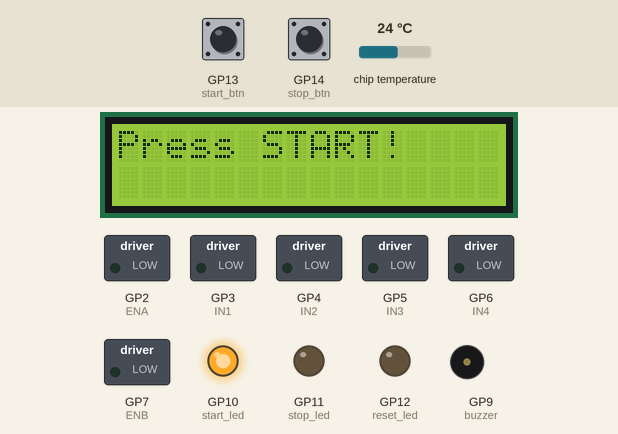
A program run on a simulated Raspberry Pi Pico running MicroPython. Shown: 16×2 character LCD, switched loads named in the program (green lamp = pin HIGH), output pins drawn as LEDs (lit = HIGH), buzzer (waves = sounding, pin HIGH). Dashed ring = blinking. The inputs (shaded band) are chosen by the test bench; at power-on: GP13 (start_btn) HIGH, GP14 (stop_btn) HIGH, chip temperature 24 °C. What the program prints to the serial console is not drawn.

Above: at 1.2 s.
1.3 s: GP13 (start_btn) pulled LOW for 0.15 s
At 1.59 s:
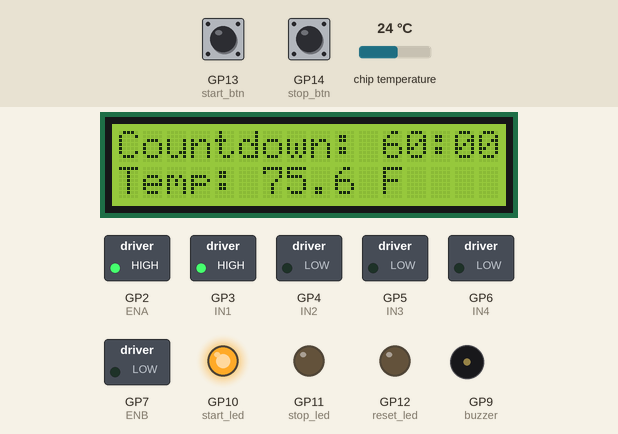
2.0 s: GP14 (stop_btn) pulled LOW for 1 s
At 4.7 s:
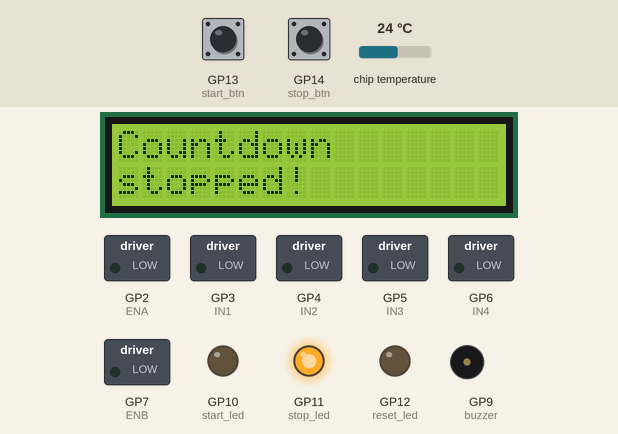
6.0 s: GP13 (start_btn) pulled LOW for 1 s
At 6.8 s:
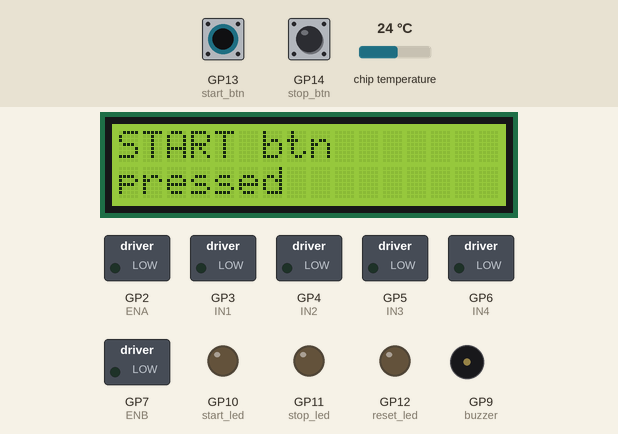
10.0 s: chip temperature set to 1 °C
At 10.81 s:
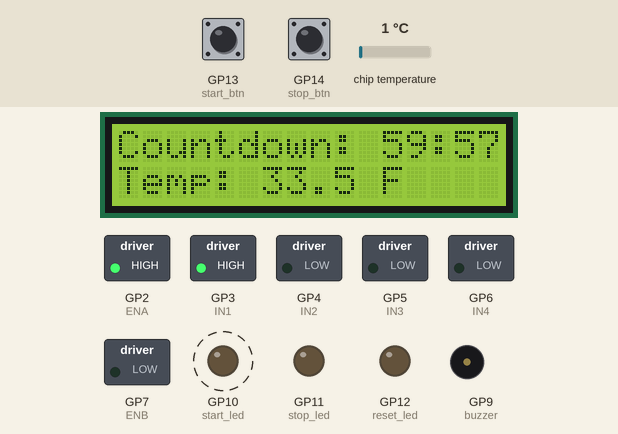
12.1 s: chip temperature set to 11 °C
At 13.25 s:
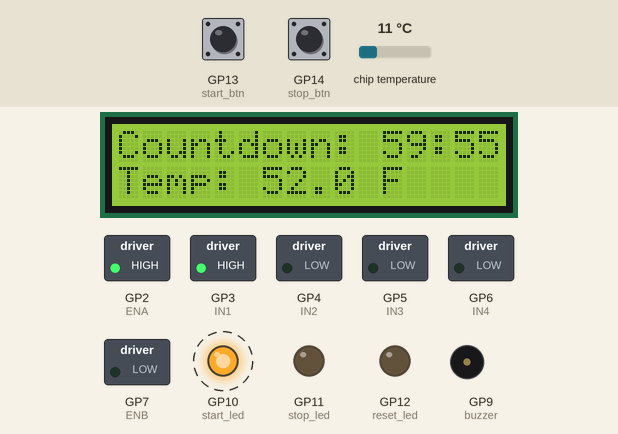
14.2 s: chip temperature set to 22 °C
At 15.25 s:
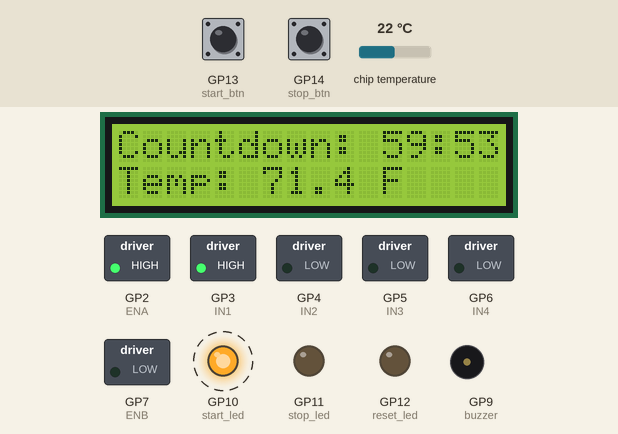
Timing chart, 0 to 17.2 s (numbered marks = the images above; inputs shaded):
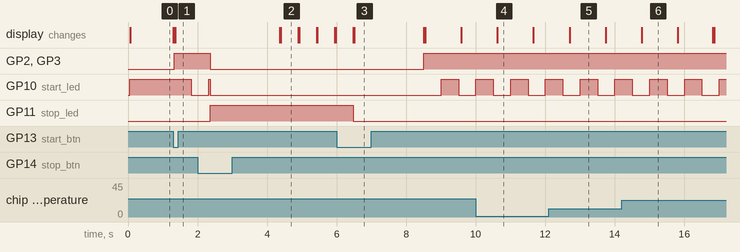

Measured:
- after the input at 1.3 s, GP2 (ENA), GP3 (IN1): LOW → HIGH at once; GP10 (start_led): HIGH → LOW after 0.52 s; the display: first changes at once (image 1 shows a later state)
- after the input at 2.0 s, GP2 (ENA), GP3 (IN1): HIGH → LOW after 0.36 s; GP11 (stop_led): LOW → HIGH after 0.36 s; the display: first changes after 2.4 s (image 2 shows a later state)
- after the input at 6.0 s, GP2 (ENA), GP3 (IN1): LOW → HIGH after 2.5 s; GP10 (start_led): LOW → HIGH after 3.0 s, → LOW 0.50 s later; GP11 (stop_led): HIGH → LOW after 0.48 s; the display: first differs from a run without the input after 0.51 s (image 3)
- what the display in image 2 shows lasts 0.5 s, from 4.4 s to 4.9 s
- what the display in image 4 shows lasts 1.1 s, from 10.6 s to 11.7 s

The program:

water_sump_pump.py
```python
'''
Water Sump Pump Countdown Timer V5

--- SETUP INSTRUCTIONS ---
READ BEFORE RUNNING THIS FILE
1. Save 3 Pico LCD files to the Pi Pico:
    - `lcd_api.py`
    - `pico_i2c_lcd.py`
    - `pico_i2c_lcd_test.py`
1a. Important: Do NOT rename the files. Keep original filenames
2. Run pico_i2c_lcd_test.py to verify LCD functionality
3. Optional: Rename this file to `main.py` if the Pi Pico will be connected to a power source (e.g., power bank) instead of the computer
4. Run this file on a MicroPython IDE (e.g., Thonny or PyCharm) when the Pi Pico is connected to the computer

--- VERSION HISTORY ---
V1&2: N/A
V3: Fixed STOP btn
V4: Added fan to L298N motor driver. Fan activation @ Temp >= 80°F
V5: Changed variable names, components' GPIO pins, and organized comments
'''

import time
from machine import Pin, I2C, Timer, ADC
from lcd_api import LcdApi
from pico_i2c_lcd import I2cLcd

I2C_ADDR = 0x27
I2C_NUM_ROWS = 2
I2C_NUM_COLS = 16

i2c = I2C(0, sda=Pin(0), scl=Pin(1), freq=400000)
lcd = I2cLcd(i2c, I2C_ADDR, I2C_NUM_ROWS, I2C_NUM_COLS)


# GPIO Pins for buzzer, LEDs (G, R, B), btns, and L298N motor driver
buzzer = Pin(9, Pin.OUT)
start_led = Pin(10, Pin.OUT)
stop_led = Pin(11, Pin.OUT)
reset_led = Pin(12, Pin.OUT)

start_btn = Pin(13, Pin.IN, Pin.PULL_UP)
stop_btn = Pin(14, Pin.IN, Pin.PULL_UP)
reset_btn = Pin(15, Pin.IN, Pin.PULL_UP)

# L298N motor driver GPIO pins
ENA = Pin(2, Pin.OUT)		# Enable A. Motor/Relay
IN1 = Pin(3, Pin.OUT)
IN2 = Pin(4, Pin.OUT)
ENB = Pin(7, Pin.OUT)		# Enable B. Fan
IN3 = Pin(5, Pin.OUT)
IN4 = Pin(6, Pin.OUT)

# Initialize components on/off (1/0)
start_led.value(1)
stop_led.value(0)
reset_led.value(0)
buzzer.value(0)
IN1.value(0)
IN2.value(0)

# LCD at the beginning
lcd.clear()
lcd.putstr("Press START!")


'''
System State Flags
- Initialize system (sys), countdown timer (countdown in the code), and countdown time
- Sys and countdown timer set to false means the both are running normally
- system_locked: True → Sys locked via RESET btn
- countdown_stop: True → Pauses countdown via STOP btn
- initial_countdown_time: Time in sec (e.g., 3600s = 1 hr). Change to 5s for prototyping
'''
system_locked = False
countdown_stop = False
initial_countdown_time = 3600
countdown_time = initial_countdown_time

'''
Hardware Timers & Sensor
- start_led_timer: Blinking G LED during countdown
- buzzer_timer: Buzzer on during RESET (or system_locked)
'''
stop = 1
start_led_timer = Timer()
buzzer_timer = Timer()
temp_sensor = ADC(4)		# Internal temp sensor connected to ADC channel 4


# Functions for LEDs, buzzer, relay, fan, and temp
def blink_start_led(timer):
    start_led.toggle()

def blink_reset_led(timer):
    reset_led.toggle()

def beep_buzzer(timer):
    buzzer.toggle()

'''
Relay Prototyping
- Motor used as a relay
- Note: relay_NC/relay_NO can be rename to motor_on/motor_off
'''
def relay_NC():
    ENA.value(1)
    IN1.value(1)
    IN2.value(0)

def relay_NO():
    ENA.value(0)
    IN1.value(0)
    IN2.value(0)

def fan_on():
    ENB.value(1)
    IN3.value(1)
    IN4.value(0)

def fan_off():
    ENB.value(0)
    IN3.value(0)
    IN4.value(0)

def control_fan(temp_F):
    if temp_F >= 80:
        fan_on()
    else:
        fan_off()

'''
Internal Temp Reading in F
- temp_sensor.read_u16: Reads 16-bit ACD
- ADC_voltage: Converts 16-bit ACD to voltage
'''
def read_temp():
    ADC_voltage = temp_sensor.read_u16() * (3.3 / 65535)
    temp_C = 27 - (ADC_voltage - 0.706) / 0.001721
    temp_C = max(min(temp_C, 80), -20)
    temp_F = (1.8 * temp_C) + 32
    return round(temp_F, 1)


'''
Countdown Timer Function
- Motor/Relay control, LED indicator, temp monitoring
- Button handling (STOP & RESET)
    STOP: countdown_stop, solid R LED, relay NO
    RESET: system_locked, blinking B LED, relay NO, buzzer beep
- `return`: Exit countdown
    STOP: Sys enters paused state
    RESET: Sys is locked
'''
def countdown():
    # Initialize countdown
    global countdown_time, countdown_stop, stop
    countdown_stop = False		# Countdown starts
    relay_NC()
    start_led_timer.init(period=500, mode=Timer.PERIODIC, callback=blink_start_led)

    for i in range(countdown_time, 0, -1):		# (initial time in sec | final | inc/dec)
        countdown_time = i						# Update countdown time
        if start_btn.value() == 0:
            print("START btn pressed! → Relay NC")

        # STOP Btn Handling
        if stop_btn.value() == 0:
            countdown_stop = True
            stop = 0
            start_led.value(0)
            start_led_timer.deinit()	# `deinit` stops START (green) LED blinking
            stop_led.value(1)
            relay_NO()
            print("STOP btn pressed! → Relay NO")
            time.sleep(2)
            return

        # RESET Btn Handling
        if reset_btn.value() == 0:
            global system_locked
            system_locked = True
            relay_NO()
            start_led_timer.deinit()
            start_led.value(0)
            buzzer_timer.init(period=500, mode=Timer.PERIODIC, callback=beep_buzzer)
            print("RESET btn pressed! → System locked, Relay NO, and Buzzer beep beep")
            return

        '''
        Countdown Timer on LCD
        - Convert seconds to MM:SS format
        - LCD Line 1: Countdown & Line 2: Temp
        '''
        temp = read_temp()		# Read temp
        min = i // 60
        sec = i % 60
        lcd.clear()
        lcd.putstr(f"Countdown: {min:02}:{sec:02}")
        lcd.move_to(0, 1)
        lcd.putstr(f"Temp: {temp} F")
        print(f"Countdown: {min:02}:{sec:02} Temp: {temp}°F")
        time.sleep(1)

    '''
    Countdown Timer 00:00 Time
    - LCD displays 00:00 when countdown completes
    - START (green) LED always on after countdown is done
    - countdown_time: Reset countdown time to 60:00 when it reaches 00:00
    '''
    lcd.clear()
    lcd.putstr("Countdown: 00:00")
    lcd.move_to(0, 1)
    lcd.putstr(f"Temp: {temp:.2f} F")
    time.sleep(2)
    lcd.clear()
    lcd.putstr("Press START to")
    lcd.move_to(0, 1)
    lcd.putstr("start agn")

    start_led.value(1)
    countdown_time = initial_countdown_time
    start_led_timer.deinit()
    relay_NO()
    print(f"Countdown: 00:00 Temp: {temp:.2f}°F")
    print("Countdown done → Relay NO")

'''
Main Control Loop - Button Handling
- Continuous temp monitoring
    control_fan: Automatically based on temp
- STOP: START & RESET btns
- RESET: START btns
- LCD displays specific messages repeatedly when in STOP/RESET mode
'''
while True:
    temp = read_temp()
    control_fan(temp)

    # START Btn Handling
    if start_btn.value() == 0 and not system_locked:
        reset_led.value(0)
        stop_led.value(0)
        lcd.clear()
        lcd.move_to(0, 1)
        temp = read_temp()
        lcd.putstr(f"Temp: {temp:.2f} F")
        countdown()

    '''
    STOP Btn Options (2)
    1. START: Resume countdown from the time paused on
    2. RESET: Restart the countdown at 60:00 after pressing START btn
    `break`: Exit STOP mode when START/RESET btn pressed
    '''
    if stop == 0:
        while True:
            lcd.clear()
            lcd.putstr("Countdown")
            lcd.move_to(0, 1)
            lcd.putstr("stopped!")
            time.sleep(0.5)
            lcd.clear()
            lcd.putstr("Press START or")
            lcd.move_to(0, 1)
            lcd.putstr("RESET")
            time.sleep(0.5)

            if start_btn.value() == 0:
                stop_led.value(0)
                lcd.clear()
                lcd.putstr("START btn")
                lcd.move_to(0, 1)
                lcd.putstr("pressed")
                print("START btn pressed! → Relay NC")
                time.sleep(2)
                stop = 1
                countdown()
                break

            if reset_btn.value() == 0:
                stop_led.value(0)
                system_locked = True
                reset_led.value(1)
                buzzer_timer.init(period=500, mode=Timer.PERIODIC, callback=beep_buzzer)
                print("RESET btn pressed! → System locked, Relay NO, and Buzzer beep beep")
                lcd.clear()
                lcd.putstr("RESET btn")
                lcd.move_to(0, 1)
                lcd.putstr("pressed")
                stop = 1
                time.sleep(2)
                break

    '''
    RESET Btn Option (1)
    1. START: Restart countdown at 60:00
    '''
    if system_locked:
        start_led.value(0)
        reset_led.toggle()
        time.sleep(0.4)

        lcd.clear()
        lcd.putstr("Countdown reset!")
        time.sleep(0.4)
        lcd.clear()
        lcd.putstr("Press START to")
        lcd.move_to(0, 1)
        lcd.putstr("start over")
        time.sleep(0.5)

        if start_btn.value() == 0:
            system_locked = False
            buzzer_timer.deinit()
            buzzer.value(0)
            countdown_time = initial_countdown_time
            reset_led.value(0)
            lcd.clear()
            lcd.putstr("START btn")
            lcd.move_to(0, 1)
            lcd.putstr("pressed")
            time.sleep(2)

            lcd.clear()
            lcd.putstr("Restarting countdown soon...")
            print("START btn pressed! Restarting countdown!")
            time.sleep(2)
            countdown()
        continue			# Sys locked skips STOP & RESET until START is pressed
```
